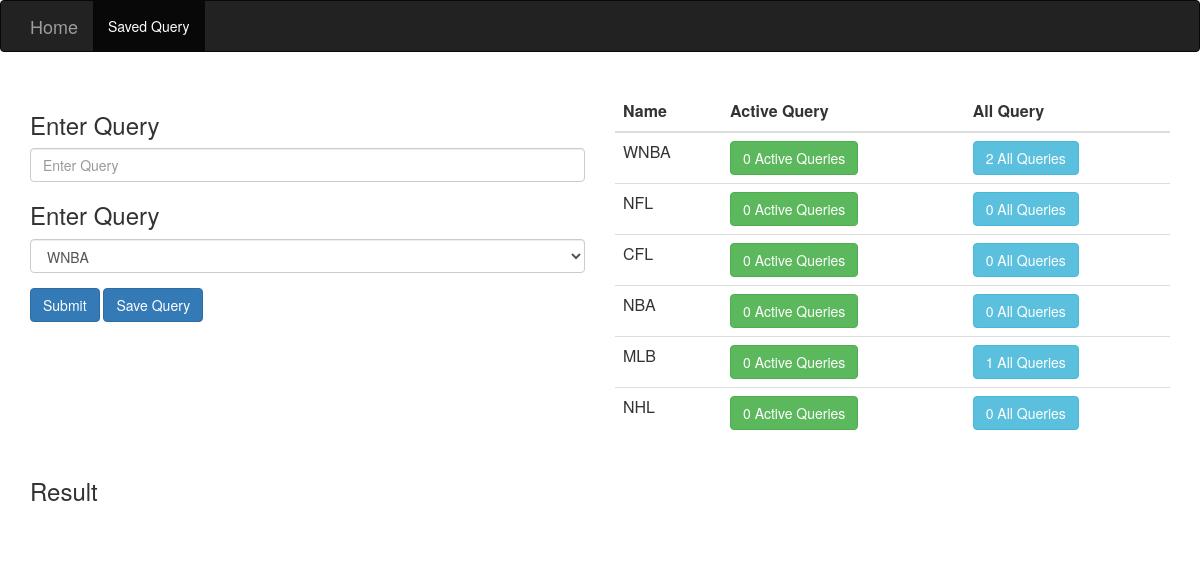
The app's page /, older data.
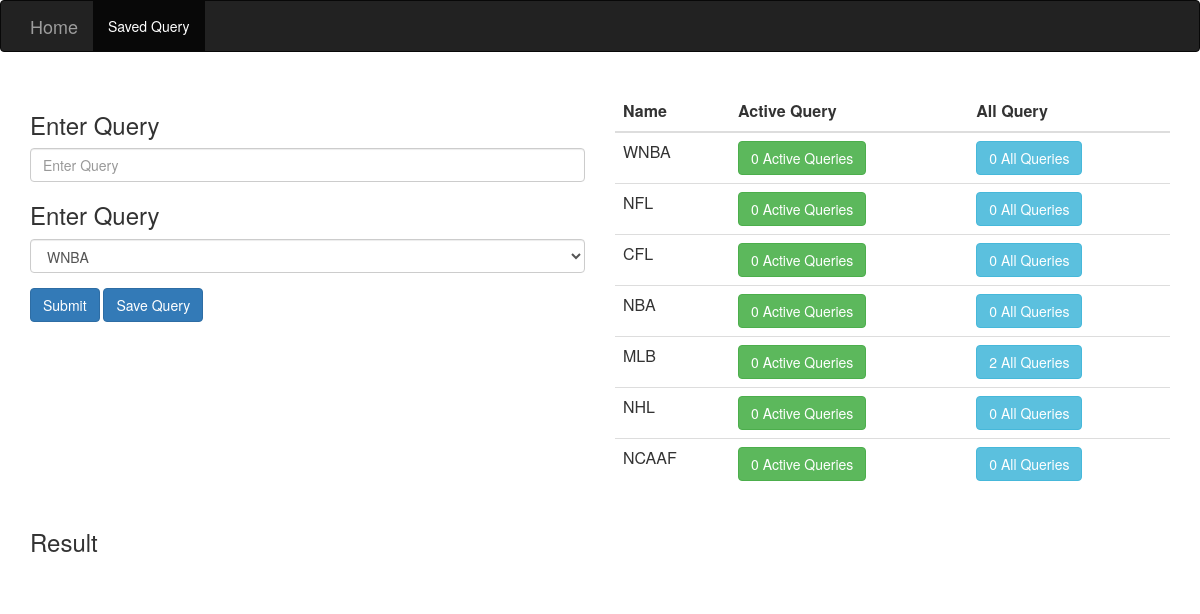
The same page, newer data.
### main/models.py (models this page shows, shortened)
class Category(models.Model):
    name=models.CharField(max_length=200)
    cat_date=models.DateTimeField(auto_now_add=True)

### main/views.py (the view)
# urls.py: path('', views.Home.as_view(), name='home'),
class Home(ListView):
    model=Category
    context_object_name = 'category'
    template_name='index.html'

### main/templatetags/active_count.py (called while the page is built)
@register.simple_tag
def active_count(cat_id):
    count=Track.objects.filter(query__category__id=cat_id).filter(date=timezone.now().date()).values_list('query', flat=True).distinct().count()
    return count

### main/templatetags/all_queries.py (called while the page is built)
@register.simple_tag
def all_queries(cat_id):
    count=Query.objects.filter(category__id=cat_id).count()
    return count

### main/templates/index.html (shortened to what this page needs)
{% extends 'base.html' %}
{% block content %}
            <div class="row">
                <div class="col-sm-6">
                    <form class="js_query_form">
                        <div class="form-group">
                            <h3>Enter Query</h3>
                            <input type="text" class="form-control js_query" placeholder="Enter Query" required>
                        </div>
                        <div class="form-group">
                            <h3>Enter Query</h3>
                            <select class="form-control js_sport" placeholder="Enter Query" required>
                                {% for category in category %}
                                    <option cat_id="{{ category.id }}" value="{{category.name|lower}}">{{category.name}}</option>
                                {% endfor %}
                            </select>
                        </div>
                        <div class="form-group">
                            <button class="btn btn-primary" type="submit">Submit</button>
                            <button class="btn btn-primary js_save" >Save Query</button>
                        </div>
                    </form>
                </div>
                <div class="col-sm-6">
                    {% include "includes/category_list.html" %}
                </div>
            </div>
           {% include 'includes/result.html' %}
{% endblock %}

### main/templates/includes/category_list.html
{% load active_count %}
{% load all_queries %}
<table class="table">
                        <thead>
                          <tr>
                            <th>Name</th>
                            <th>Active Query</th>
                            <th>All Query</th>
                          </tr>
                        </thead>
                        <tbody>
                            {% for cat in category %}
                              <tr>
                                <td>{{cat.name}}</td>
                                  <td><a class="btn btn-success" href="{% url 'main:active_queries' %}?cat_id={{cat.id}}">{% active_count cat.id %} Active Queries</a></td>
                                  <td><a class="btn btn-info" href="{% url 'main:all_queries' %}?cat_id={{cat.id}}">{% all_queries cat.id %} All Queries</a></td>
                              </tr>
                            {% endfor %}
                        </tbody>
                    </table>

Row changes from the older to the newer data that the page shows:
computed for Category "WNBA": id "2" → "0"
computed for Category "MLB": id "1" → "2"
added Category: name "NCAAF", id "0"
